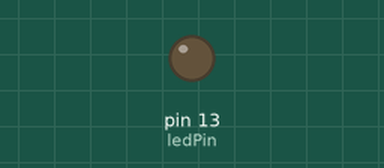
Simulated run of this sketch. Board: Arduino Uno, built with avr-gcc and run on an emulated ATmega328P. On the bench: output pins drawn as LEDs (lit = HIGH). What the sketch prints to the serial monitor is not drawn.

Above: at 4.2 s.
At 24.87 s:
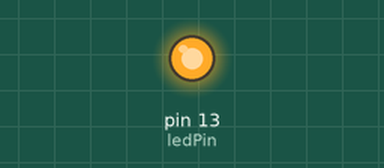
Timing chart, 0 to 25.2 s (numbered marks = the images above):
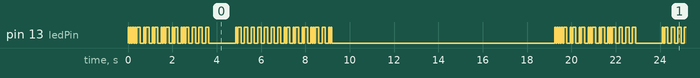

Measured:
- by itself, pin 13 (ledPin): moves between LOW and HIGH, repeating every 19.3 s
- by itself, everything shown: repeats every 19.3 s, in 80 steps

The sketch:

MorseCode.ino
```cpp
int dotLen = 50; // length of a dot & space between parts of same letter
int dashLen = dotLen*3; // length of a dash & space between letters
int spaWord = dashLen*7; // space between words
int ledPin = 13;

void setup() {
  Serial.begin(9600);
  pinMode(ledPin,OUTPUT);
}

void loop() {
Serial.print("H");
dot(); dot(); dot(); dot();
dash();
Serial.print("E");
dot();
dash();
Serial.print("L");
dot(); dash(); dot(); dot();
dash();
Serial.print("L");
dot(); dash(); dot(); dot();
dash();
Serial.print("O");
dash(); dash(); dash();
Serial.print(" ");
delay(spaWord);
Serial.print("W");
dot(); dash(); dash();
dash();
Serial.print("O");
dash(); dash(); dash();
dash();
Serial.print("R");
dot(); dash(); dot();
dash();
Serial.print("L");
dot(); dash(); dot(); dot();
dash();
Serial.print("D");
dash(); dot(); dot();
digitalWrite(ledPin, LOW);
Serial.println(" ");
delay(10000);
}

void dot() {
  digitalWrite(ledPin,HIGH);
  delay(dotLen);
  digitalWrite(ledPin,LOW);
  delay(dotLen);
}

void dash() {
  digitalWrite(ledPin,HIGH);
  delay(dashLen);
  digitalWrite(ledPin,LOW);
  delay(dashLen);
}
```
